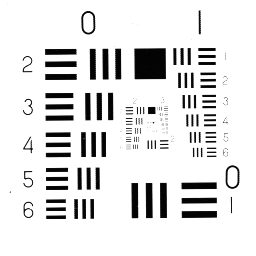
#> input picture work/Other/5.1.13.tiff, 256 x 256 px
$ python HL-DNA_1.py   (older library calls are emulated)
#> lines starting #> are read from the running program, lines starting #| are printed output that depends on the picture; long printed decimals are rounded
### work/Other/random_error_add.py
import math
import  random
import numpy
from PIL import Image
import numpy as np

"""
默认数据整体是列表，列表的单个元素是string
step 1 ：计算出错误碱基数量
step 2 : 得出发生错误的序列位置（进行判断）
step 3 ：从错误序列遍历出   替换错误  插入错误和删除错误
step 4 ：进行错误插入
"""
# step 1 : 计算出错误碱基数量   data待传输的数据量
# 0.1% 的错误
def error_add(data1 , rate ):
    #  数据转为 150长度
    data = []
    for i in range(0 , len(data1) ,150):
        Mate1_MinGroup = data1[i:i + 150]
        data.append(Mate1_MinGroup)

    #count_Correct  = math.ceil(32776*0.001)
    count_Correct  = math.ceil(len(data1)*rate)
    print(count_Correct)

    #  step 2 : 发生错误的序列位置
    count_Correct_index = []
    i = 0
    # 对所有的进行遍历
    while i < count_Correct :
        count_MinGroup = 0
    #    Random_index = random.choice(len(data))
        Random_index = random.randrange(0 , len(data1) - 300)
        Random_index_left = Random_index//150
        Random_index_right = Random_index%150
        if len(count_Correct_index) == 0:
            i = i + 1
            count_Correct_index.append([Random_index, Random_index_left, Random_index_right])
        if len(count_Correct_index) != 0 and  Random_index_right != 0:
            #单个随机与列表中随机的索引进行遍历，判断出是否符合
            for j in range(len(count_Correct_index)):
                if Random_index_left != count_Correct_index[j][1]:
                    count_MinGroup = count_MinGroup + 1
                # 如果left在一行中，进行下面判断
                if Random_index_left == count_Correct_index[j][1]:
                    if Random_index_right < 70 and count_Correct_index[j][2] >= Random_index_right + 70:
                        count_MinGroup = count_MinGroup + 1
                    elif Random_index_right >= 80 and count_Correct_index[j][2] <= Random_index_right - 70:
                        count_MinGroup = count_MinGroup + 1
                    else:
                        if count_Correct_index[j][2] >= Random_index_right + 70 and count_Correct_index[j][2] <= Random_index_right - 70:
                            count_MinGroup = count_MinGroup + 1
            if len(count_Correct_index) == count_MinGroup:
                i = i + 1
                count_Correct_index.append([Random_index, Random_index_left, Random_index_right])
        count_Correct_index.sort()

    # step 3: 从错误碱基位置中遍历出替换 插入和删除的错误     替换错误占比80%  插入占比10%  删除占比10%,  其中数据都是list类型
    count_Correct_index1 = count_Correct_index
    print(len(count_Correct_index1) , "len(count_Correct_index1)")

    print(int(count_Correct * 0.1) , "int(count_Correct * 0.1)")
    count_insert_Correct = random.sample(count_Correct_index1 , int(count_Correct * 0.1))
    # 插入方面逻辑
    for i in range(len(count_insert_Correct)):
        j = 0
        t = 0
        while t == 0:
            if count_Correct_index1[j] == count_insert_Correct[i]:
                count_Correct_index1.pop(j)
                t = t + 1
            else:
                j = j + 1
    print(len(count_Correct_index1) ,"count_Correct_index1")

    # 删除方面的错误
    count_delete_Correct = random.sample(count_Correct_index1 , int(count_Correct * 0.1))
    for i in range(len(count_delete_Correct)):
        j = 0
        t = 0
        while t == 0:
            if count_Correct_index1[j] == count_delete_Correct[i]:
                count_Correct_index1.pop(j)
                t = t + 1
            else:
                j = j + 1
    print(len(count_Correct_index1) ,"count_Correct_index2  ------")
    # 替换方面的错误
    count_sub_Correct = random.sample(count_Correct_index1 , int(count_Correct * 0.8))

    #  step 4 进行错误的插入
    #  (1) 插入错误
    for i in range(len(count_insert_Correct)):
        string_list_cache = []
        #count_insert_Correct[i][1]) 行索引      count_insert_Correct[i][2]  列索引
        if count_insert_Correct[i][2] == 0:
            string_list_cache = list(data[int(count_insert_Correct[i][1]) - 1])
            string_list_cache.insert(149, random.choice(['A', 'C', 'G', 'T']))
        else:
            string_list_cache = list(data[int(count_insert_Correct[i][1])])
            string_list_cache.insert(int(count_insert_Correct[i][2] - 1), random.choice(['A', 'C', 'G', 'T']))
        data[int(count_insert_Correct[i][1])] = "".join(string_list_cache)

    # （2）删除错误
    for i in range(len(count_delete_Correct)):
        string_list_cache = []
        #count_insert_Correct[i][1]) 行索引      count_insert_Correct[i][2]  列索引
        if count_delete_Correct[i][2] == 0:
            string_list_cache = list(data[int(count_delete_Correct[i][1]) - 1])


            #   删除错误的索引
            # print(string_list_cache)
            string_list_cache.pop(len(string_list_cache) - 1 )
        else:
            string_list_cache = list(data[int(count_delete_Correct[i][1])])
            string_list_cache.pop(int(count_delete_Correct[i][2] - 1))
        data[int(count_delete_Correct[i][1])] = "".join(string_list_cache)
    # (3) 替换错误
    #  基本逻辑： 1 找出当前位置的单个序列    2 通过分析那句代码进行重新赋值就好了
    for i in range(len(count_sub_Correct)):
        string_list_cache = []
        if count_sub_Correct[i][2] == 0:
            string_list_cache = list(data[int(count_sub_Correct[i][1]) - 1])
            sub_minDNA = string_list_cache[len(string_list_cache) - 1]
            string_list_cache[len(string_list_cache) - 1] = random.choice(list(filter(lambda nucleotide: nucleotide != sub_minDNA, ['A', 'C', 'G', 'T'])))
        else:
            string_list_cache = list(data[int(count_sub_Correct[i][1])])
            sub_minDNA = string_list_cache[int(count_sub_Correct[i][2] - 1)]
            string_list_cache[int(count_sub_Correct[i][2] - 1)] = random.choice(list(filter(lambda nucleotide: nucleotide != sub_minDNA, ['A', 'C', 'G', 'T'])))
        data[int(count_sub_Correct[i][1])] = "".join(string_list_cache)

    count_insert_Correct.sort()
    count_delete_Correct.sort()
    count_sub_Correct.sort()
    return  data

### work/Other/image_encode.py
from locale import normalize

import imagehash
from PIL import Image
import numpy as np
from scipy.fftpack import dct, idct
from skimage.metrics import structural_similarity as ssim
import cv2


def psnr(img1, img2):
    mse = np.mean((img1-img2)**2)
    if mse == 0:
        return float('inf')
    else:
        return 20*np.log10(255/np.sqrt(mse))


def MSE(img1,img2):
    mse = np.mean( (img1 - img2) ** 2 )
    return mse

# 直方图相似度

# [14 lines left out: function hist_similarity, not called in this run]

#   直方图相似度
def histogram_intersection(hist1, hist2):
    minima = np.minimum(hist1, hist2)
    intersection = np.true_divide(np.sum(minima), np.sum(hist2))
    return intersection

def normalize_histogram(hist):
    return hist / np.sum(hist)

def calculate_histogram_similarity(img1, img2, bins=256):
    # 计算图像1的直方图
    hist1 = cv2.calcHist([img1], [0], None, [bins], [0, 256])
    hist1 = normalize_histogram(hist1)

    # 计算图像2的直方图
    hist2 = cv2.calcHist([img2], [0], None, [bins], [0, 256])
    hist2 = normalize_histogram(hist2)

    # 计算直方图相似度
    similarity = histogram_intersection(hist1, hist2)

    return similarity

# 余弦相似度
# [51 lines left out: functions cosine_similarity, calculate_cosine_similarity, calculate_hash_similarity, aHash, Hamming_distance, not called in this run]
# [35 lines that do not run on import are left out]

### work/Other/HL-DNA_1.py
import math
from PIL import Image
import numpy as np
from skimage.metrics import structural_similarity as ssim
import cv2
import random_error_add
from Other.image_encode import calculate_histogram_similarity, cosine_similarity, psnr

# 映射规则 参数：下两位二进制数据   上一位碱基   编码规则
def encode_map_rule(split_sub , pre_single_dna , rule):
    if rule == 0 or rule == 1:
        if pre_single_dna == "A":
            if split_sub == "00":
                pre_single_dna1 = "C"
            elif split_sub == "01":
                pre_single_dna1 = "G"
            else:
                pre_single_dna1 = "T"
            return pre_single_dna1

        if pre_single_dna == "T":
            if split_sub == "00":
                pre_single_dna1 = "A"
            elif split_sub == "01":
                pre_single_dna1 = "C"
            else:
                pre_single_dna1 = "G"
            return pre_single_dna1

        if pre_single_dna == "G":
            if split_sub == "00":
                pre_single_dna1 = "T"
            elif split_sub == "01":
                pre_single_dna1 = "A"
            else:
                pre_single_dna1 = "C"
            return pre_single_dna1

        if pre_single_dna == "C":
            if split_sub == "00":
                pre_single_dna1 = "G"
            elif split_sub == "01":
                pre_single_dna1 = "T"
            else:
                pre_single_dna1 = "A"
            return pre_single_dna1

    if rule == 2 or rule == 3:
        if pre_single_dna == "A":
            if split_sub == "10":
                pre_single_dna1 = "C"
            elif split_sub == "11":
                pre_single_dna1 = "G"
            else:
                pre_single_dna1 = "T"
            return pre_single_dna1

        if pre_single_dna == "T":
            if split_sub == "10":
                pre_single_dna1 = "A"
            elif split_sub == "11":
                pre_single_dna1 = "C"
            else:
                pre_single_dna1 = "G"
            return pre_single_dna1

        if pre_single_dna == "G":
            if split_sub == "10":
                pre_single_dna1 = "T"
            elif split_sub == "11":
                pre_single_dna1 = "A"
            else:
                pre_single_dna1 = "C"
            return pre_single_dna1

        if pre_single_dna == "C":
            if split_sub == "10":
                pre_single_dna1 = "G"
            elif split_sub == "11":
                pre_single_dna1 = "T"
            else:
                pre_single_dna1 = "A"
            return pre_single_dna1

# 解码规则
def decode_map_rule(split_sub , pre_single_dna , rule):
    if rule == 0 or rule == 1:
        if pre_single_dna == "A":
            if split_sub == "C":
                pre_single_dna1 = "00"
            elif split_sub == "G":
                pre_single_dna1 = "01"
            else:
                if rule == 0:
                    pre_single_dna1 = "10"
                if rule == 1:
                    pre_single_dna1 = "11"
            return pre_single_dna1

        if pre_single_dna == "T":
            if split_sub == "A":
                pre_single_dna1 = "00"
            elif split_sub == "C":
                pre_single_dna1 = "01"
            else:
                if rule == 0:
                    pre_single_dna1 = "10"
                if rule == 1:
                    pre_single_dna1 = "11"
            return pre_single_dna1

        if pre_single_dna == "G":
            if split_sub == "T":
                pre_single_dna1 = "00"
            elif split_sub == "A":
                pre_single_dna1 = "01"
            else:
                if rule == 0:
                    pre_single_dna1 = "10"
                if rule == 1:
                    pre_single_dna1 = "11"
            return pre_single_dna1

        if pre_single_dna == "C":
            if split_sub == "G":
                pre_single_dna1 = "00"
            elif split_sub == "T":
                pre_single_dna1 = "01"
            else:
                if rule == 0:
                    pre_single_dna1 = "10"
                if rule == 1:
                    pre_single_dna1 = "11"
            return pre_single_dna1

    if rule == 2 or rule == 3:
        if pre_single_dna == "A":
            if split_sub == "C":
                pre_single_dna1 = "10"
            elif split_sub == "G":
                pre_single_dna1 = "11"
            else:
                if rule == 2:
                    pre_single_dna1 = "00"
                if rule == 3:
                    pre_single_dna1 = "01"
            return pre_single_dna1

        if pre_single_dna == "T":
            if split_sub == "A":
                pre_single_dna1 = "10"
            elif split_sub == "C":
                pre_single_dna1 = "11"
            else:
                if rule == 2:
                    pre_single_dna1 = "00"
                if rule == 3:
                    pre_single_dna1 = "01"
            return pre_single_dna1

        if pre_single_dna == "G":
            if split_sub == "T":
                pre_single_dna1 = "10"
            elif split_sub == "A":
                pre_single_dna1 = "11"
            else:
                if rule == 2:
                    pre_single_dna1 = "00"
                if rule == 3:
                    pre_single_dna1 = "01"
            return pre_single_dna1

        if pre_single_dna == "C":
            if split_sub == "G":
                pre_single_dna1 = "10"
            elif split_sub == "T":
                pre_single_dna1 = "11"
            else:
                if rule == 2:
                    pre_single_dna1 = "00"
                if rule == 3:
                    pre_single_dna1 = "01"
            return pre_single_dna1

#  将二进制数据转为DNA序列
def encode_core(binary , rule):
    # 判断是否为0
    dna_data = ""
    r = 297
    if len(binary) % 2 != 0:
        binary = binary + "0"
    for i in range(0, len(binary), 2):
        # 判断索引是否是否为0
        if i == 0:
        # 最开始默认值是A
            pre_single_dna = "A"
            split_sub = binary[i: i + 2]
            # 对应规则
            single_dna = encode_map_rule(split_sub, pre_single_dna, rule)
            # print(type(rule),"rule  encode")
            dna_data = dna_data + single_dna
        else:
            split_sub = binary[i: i + 2]
            single_dna = encode_map_rule(split_sub, pre_single_dna, rule)
            pre_single_dna = single_dna
            dna_data = dna_data + single_dna
    dna_data_last = ""
    # 加入AAA   碱基加入两个AAA
    remainder = len(dna_data)%r
    devider = int(len(dna_data) / r)
    for i in range(0, math.ceil(len(dna_data) / r)):
        if remainder > 0 and devider == i:
            dna_data_split = dna_data[i * r: len(dna_data)] + "AAA"
            dna_data_last = dna_data_last + dna_data_split
        else:
            dna_data_split = dna_data[i*r : (i+1)*r] +  "AAA"
            dna_data_last =  dna_data_last + dna_data_split
    # print(dna_data_last , "dna_data_last")
    return dna_data_last , remainder , devider
#   针对于50   进行矫正的
def correct1(DNA_data_error):
    # 最终输出的数据
    DNA_data_error
    remainder = len(DNA_data_error[-1])
    remainder1 = len(DNA_data_error[-2])
    remainder2 = remainder1 - 3
    DNA_data_err1 = []
    for i in range(0 , len(DNA_data_error)):
        binary_dna = ""
        t = 0
        for j in range(1):
            if remainder > 0 and len(DNA_data_error) - 1 == i:
                #   需要做的就是   进行判断是否能被30整除，  remainder_term除数    remainder_re 余数
                remainder_term = math.ceil(remainder/remainder2)
                remainder_re = remainder%remainder2
                for w in range(remainder_term):
                    if remainder_term - 1 == w and remainder_re > 0:
                        binary_dna = binary_dna + DNA_data_error[i][t: remainder]
                    if DNA_data_error[i][t + remainder2: t + remainder2 + 3] == "AAA":
                        binary_dna = binary_dna + DNA_data_error[i][t: t + remainder2]
                        t = t + remainder2 + 3
                        continue
            else:
                #   有效载荷发生替换错误
                # if DNA_data_error[t + 27: t + 30] == "AAA":
                if DNA_data_error[i][t + remainder2: t + remainder2 + 3] == "AAA":
                    binary_dna = binary_dna + DNA_data_error[i][t: t + remainder2]
                    t = t + remainder2 + 3
                    continue
                #   有效载荷发生插入错误
                if DNA_data_error[i][t + remainder2 + 1: t + remainder2 + 4] == "AAA":
                    binary_dna = binary_dna + DNA_data_error[i][t:t + remainder2]
                    t = t + remainder2 + 4
                    continue
                #   有效载荷发生删除错误
                if DNA_data_error[t + remainder2 - 1: t + remainder2 + 2] == "AAA":
                    binary_dna = binary_dna + DNA_data_error[i][t:t + remainder2 - 1] + "A"
                    t = t + remainder2 + 2
                    continue
                # "AAA"出现替换错误
                if DNA_data_error[t + remainder2: t + remainder2 + 3].count("A") >= 2:
                    binary_dna = binary_dna + DNA_data_error[t:t + remainder2]
                    t = t + remainder2 + 3
                    continue
                # "AAA"出现插入错误
                if DNA_data_error[t + remainder2: t + remainder2 + 4].count("A") >= 3:
                    binary_dna = binary_dna + DNA_data_error[t:t + remainder2]
                    t = t + remainder2 + 4
                    continue
                # "AAA"出现删除错误
                if DNA_data_error[t + remainder2: t + remainder2 + 2].count("A") == 2:
                    binary_dna = binary_dna + DNA_data_error[t:t + remainder2]
                    t = t + remainder2 + 2
                    continue
                else:
                    binary_dna = binary_dna + DNA_data_error[i][t:t + remainder2]
                    t = t + remainder2 + 2
                    continue
        if len(binary_dna) == remainder2:
            DNA_data_err1.append(binary_dna)
        elif len(binary_dna) > remainder2:
            DNA_data_err1.append(binary_dna[:remainder2])
        elif 147 > len(binary_dna) > remainder2 - 3:
            supple = remainder2 - len(binary_dna)
            for i in range(supple):
                binary_dna = binary_dna + "T"
            DNA_data_err1.append(binary_dna[:remainder2])
        else:
            DNA_data_err1.append(binary_dna)
    return DNA_data_err1

def decode_core(binary_dna1 , rule ):
    binary_data = binary_dna1
    binary_dna = binary_dna1
    binary_bit_data = ""
    for i in range(0, len(binary_dna)):
        if i == len(binary_dna) - 1:
            pre_single_dna = "A"
            split_two = decode_map_rule(binary_dna[len(binary_dna) - 1 - i] ,pre_single_dna , rule)
        else:
            pre_single_dna = binary_dna[len(binary_dna) - 2 - i]
            split_two = decode_map_rule(binary_dna[len(binary_dna) - 1 - i], pre_single_dna, rule)
        binary_bit_data = split_two + binary_bit_data
    return binary_bit_data
def Reconstruct_Image(image, error_rate):
#> called with image = '5.1.13.tiff', error_rate = 0.004
    img = Image.open(image).convert('L')
#> img is the input picture: PIL image 256x256 L; min 1, max 255, mean 225.9
    # 转换为Numpy数组
    img_np = np.array(img)
    # 转换为一维数组
    quantized_coef_1d = img_np.flatten()
    # 一维数组转换为二进制数据
    compressed_data = ''.join([format(int(x), '08b') for x in quantized_coef_1d])
    #  step  判断 该图像使用哪一种规则
    rule = 0
    odd_data = ""
    mate_data = ""
    content = compressed_data
    #  Step 1 :  判断使用那种规则
    for i in range(0 , len(content) , 2):
        odd_data = odd_data + content[i]
#> this loop made 262144 passes
#> (i, odd_data) on passes 3 to 5: (4, '111'), (6, '1111'), (8, '11111')
    for i in range(0 , len(content) , 2):
        mate_data = mate_data + content[i]
#> this loop made 262144 passes
    if odd_data.count("0") > len(odd_data)/2:
        if odd_data.count("0") > len(odd_data)/2:
            rule = 0
        else:
            rule = 1
    else:
        if odd_data.count("0") > len(odd_data)/2:
            rule = 2
        else:
            rule = 3
    # step2 编码规则
    dna_data_last , remainder , devider = encode_core(content , rule)
#> remainder = 190; devider = 882
    # step 3  加入错误
    dna_data_last1 = random_error_add.error_add(dna_data_last, error_rate)
#> dna_data_last1 = 1766 items

    #
    dna_data_last_3 = []
    for i in range(0 , len(dna_data_last1) ,2):
        if len(dna_data_last1) % 2 != 0 and len(dna_data_last1) == i - 1:
            dna_data_last_3.append(dna_data_last1[i - 1])
        else:
            split_1 = "".join(dna_data_last1[i]) + "".join(dna_data_last1[i+1])
            dna_data_last_3.append(split_1)
#> this loop made 883 passes
#> i on passes 3 to 5: 4, 6, 8
#> after the loop, dna_data_last_3 = 883 items
    # 错误矫正
    dna_data_last2 = correct1(dna_data_last_3)
#> in correct1, `remainder = len(DNA_data_error[-1])`: remainder = 193
#> in correct1, `remainder1 = len(DNA_data_error[-2])`: remainder1 = 300
#> in correct1, `remainder2 = remainder1 - 3`: remainder2 = 297
#> the loop in correct1, `for i in range(0 , len(DNA_data_error)):` made 883 passes
#> after the loop in correct1, `for i in range(0 , len(DNA_data_error)):`: DNA_data_err1 = 883 items
#> dna_data_last2 = 883 items
    dna_data_last2 = "".join(dna_data_last2)
    #  解码过程
    binary_bit_data = decode_core(dna_data_last2 , rule)[: len(compressed_data)]
    last_bit_data = binary_bit_data
    # 图像重构   将二进制数据转为一维数组
    quantized_coef_1d = np.array([int(last_bit_data[i:i + 8], 2) for i in range(0, len(last_bit_data), 8)])
    # 将量化系数重构为二维数组
    quantized_coef = np.reshape(quantized_coef_1d, img_np.shape)
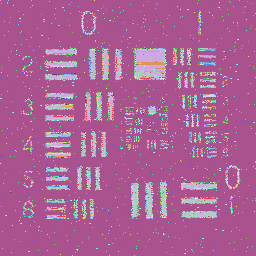
#> quantized_coef: shape (256, 256) int64; 81 distinct labels, from 85 to 255; one colour per label, 0 black
    quantized_coef = quantized_coef.astype(np.uint8)
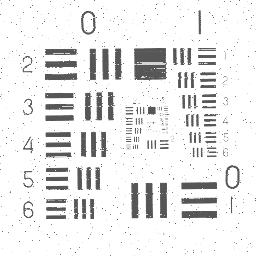
#> quantized_coef: shape (256, 256); min 85, max 255, mean 233.5
    # 显示图像
    cv2.imshow('Reconstructed Image', quantized_coef)
    cv2.waitKey(0)
    cv2.destroyAllWindows()
    img1 = np.array(Image.open(image))
    img2 = np.array(quantized_coef)
    mse = np.mean((img1 - img2) ** 2)
#> mse = 11.59
    quantized_coef = Image.fromarray(quantized_coef)
    quantized_coef.save("HL-DNA_ex_0.025.jpg")
    print(mse, "mse")
#| 11.590 mse
    print(ssim(img1, img2, multichannel=True), "ssim")
#| 0.8559 ssim
    print(calculate_histogram_similarity(img1, img2, bins=256), "直方图")
#> in calculate_histogram_similarity, `hist1 = cv2.calcHist([img1], [0], None, [bins], [0, 256])`: hist1 = 256 values, max 55480 at index 255, min 0 at index 0, mean 256
#> in calculate_histogram_similarity, `hist1 = normalize_histogram(hist1)`: hist1 = 256 values, max 0.847 at index 255, min 0 at index 0, mean 0.00391
#> in calculate_histogram_similarity, `hist2 = cv2.calcHist([img2], [0], None, [bins], [0, 256])`: hist2 = 256 values, max 54126 at index 255, min 0 at index 0, mean 256
#> in calculate_histogram_similarity, `hist2 = normalize_histogram(hist2)`: hist2 = 256 values, max 0.826 at index 255, min 0 at index 0, mean 0.00391
#> in histogram_intersection, `minima = np.minimum(hist1, hist2)`: minima = 256 values, max 0.826 at index 255, min 0 at index 0, mean 0.00332
#> in histogram_intersection, `intersection = np.true_divide(np.sum(minima), np.sum(hist2))`: intersection = 0.85
#| 0.8497 直方图
    print(psnr(img1, img2) ,"psnr")
#> in psnr, `mse = np.mean((img1-img2)**2)`: mse = 11.59
#| 37.490 psnr
if __name__ == '__main__':
    Reconstruct_Image('5.1.13.tiff', 0.004)
